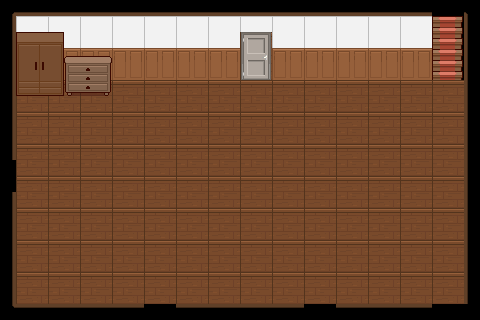

The image is a tile-based game level rendered from a .tmx file. Its description and source (layers, tilesets, objects; grid data summarised) follow:
An orthogonal 30x20 tile map with 16x16 px tiles, 4 tile layers (Floor, Wall, Door_image, Decor), 11 tilesets and 11 objects (6x map, 5x Quả táo dai).

<map version="1.10" tiledversion="1.12.0" orientation="orthogonal" renderorder="right-down" width="30" height="20" tilewidth="16" tileheight="16" infinite="0" nextlayerid="9" nextobjectid="25">
 <tileset firstgid="1" name="Dirt" tilewidth="16" tileheight="16" tilecount="64" columns="8">
  <image source="Sprout-Lands-Tilemap-0.2.0/addons/sprout_lands_tilemap/assets/Tilesets/Tilled Dirt.png" width="128" height="128" />
 </tileset>
 <tileset firstgid="65" name="grass" tilewidth="16" tileheight="16" tilecount="80" columns="10">
  <image source="Sprout-Lands-Tilemap-0.2.0/addons/sprout_lands_tilemap/assets/Tilesets/Grass.png" width="160" height="128" />
 </tileset>
 <tileset firstgid="145" name="fences" tilewidth="16" tileheight="16" tilecount="16" columns="4">
  <image source="Sprout-Lands-Tilemap-0.2.0/addons/sprout_lands_tilemap/assets/Tilesets/Fences.png" width="64" height="64" />
 </tileset>
 <tileset firstgid="161" source="map_Kitchen/door.tsx" />
 <tileset firstgid="897" source="map_Livingroom/pixelinterior_LRK_v1.1/floorswalls_LRK.tsx" />
 <tileset firstgid="1121" source="map_Livingroom/pixelinterior_LRK_v1.1/doorswindowsstairs_LRK.tsx" />
 <tileset firstgid="1857" source="map_Livingroom/pixelinterior_BR_v1.1/wardrobes_BR.tsx" />
 <tileset firstgid="2340" source="map_Livingroom/pixelinterior_BR_v1.1/decorations_BR.tsx" />
 <tileset firstgid="2484" source="map_Kitchen/decorations.tsx" />
 <tileset firstgid="2604" source="map_bedroom3/floorswalls_LRK.tsx" />
 <tileset firstgid="2828" source="map_bedroom3/livingroom_LRK.tsx" />
 <layer id="1" name="Floor" width="30" height="20">
  <data>[600 cells, 406 non-empty, 12 distinct tile ids]</data>
 </layer>
 <layer id="2" name="Wall" width="30" height="20">
  <data>[600 cells, 183 non-empty, 20 distinct tile ids]</data>
 </layer>
 <layer id="7" name="Door_image" width="30" height="20">
  <data>[600 cells, 6 non-empty, 6 distinct tile ids]</data>
 </layer>
 <objectgroup id="4" name="Door">
  <object id="1" name="map" x="433.108" y="304.076" width="33.9169" height="15.1454">
   <properties>
    <property name="spawnX" type="float" value="50" />
    <property name="spawnY" type="float" value="50" />
    <property name="targetMap" value="living_room.tmx" />
   </properties>
  </object>
  <object id="15" name="map" x="144.042" y="304.427" width="33.9169" height="15.1454">
   <properties>
    <property name="spawnX" type="float" value="20" />
    <property name="spawnY" type="float" value="20" />
    <property name="targetMap" value="bedroom3.tmx" />
   </properties>
  </object>
  <object id="16" name="map" x="304.375" y="304.427" width="33.9169" height="15.1454">
   <properties>
    <property name="spawnX" type="float" value="30" />
    <property name="spawnY" type="float" value="30" />
    <property name="targetMap" value="bedroom4.tmx" />
   </properties>
  </object>
  <object id="21" name="map" x="430.542" y="1.4273" width="33.9169" height="15.1454">
   <properties>
    <property name="spawnX" type="float" value="50" />
    <property name="spawnY" type="float" value="50" />
    <property name="targetMap" value="hall.tmx" />
   </properties>
  </object>
  <object id="23" name="map" x="243.042" y="32.9273" width="27.9169" height="45.6454">
   <properties>
    <property name="spawnX" type="float" value="20" />
    <property name="spawnY" type="float" value="20" />
    <property name="targetMap" value="bedroomKD.tmx" />
   </properties>
  </object>
  <object id="24" name="map" x="-0.322086" y="160.041" width="16.2805" height="31.8272">
   <properties>
    <property name="spawnX" type="float" value="130" />
    <property name="spawnY" type="float" value="90" />
    <property name="targetMap" value="BedroomMaster.tmx" />
   </properties>
  </object>
 </objectgroup>
 <layer id="8" name="Decor" width="30" height="20">
  <data>[600 cells, 21 non-empty, 21 distinct tile ids]</data>
 </layer>
 <objectgroup id="5" name="Items">
  <object id="4" name="Quả táo dai" x="80.5469" y="46.8272" width="14.4044" height="16.0665">
   <properties>
    <property name="ID" value="apple_map" />
    <property name="dialogue" value="Chào mừng mọi người đã đến với trải nghiệm bị con gái đì" />
    <property name="texture" value="apple" />
    <property name="type" value="ITEM" />
   </properties>
  </object>
  <object id="7" name="Quả táo dai" x="342.698" y="119.039" width="14.4044" height="16.0665">
   <properties>
    <property name="ID" value="apple4_map" />
    <property name="dialogue" value="Chào mừng mọi người đã đến với trải nghiệm bị con gái đì" />
    <property name="texture" value="apple" />
    <property name="type" value="ITEM" />
   </properties>
  </object>
  <object id="8" name="Quả táo dai" x="149.464" y="133.3" width="14.4044" height="16.0665">
   <properties>
    <property name="ID" value="apple3_map" />
    <property name="dialogue" value="Chào mừng mọi người đã đến với trải nghiệm bị con gái đì" />
    <property name="texture" value="apple" />
    <property name="type" value="ITEM" />
   </properties>
  </object>
  <object id="9" name="Quả táo dai" x="93.4645" y="156.3" width="14.4044" height="16.0665">
   <properties>
    <property name="ID" value="apple2_map" />
    <property name="dialogue" value="Chào mừng mọi người đã đến với trải nghiệm bị con gái đì" />
    <property name="texture" value="apple" />
    <property name="type" value="ITEM" />
   </properties>
  </object>
  <object id="10" name="Quả táo dai" x="119.464" y="214.633" width="14.4044" height="16.0665">
   <properties>
    <property name="ID" value="apple1_map" />
    <property name="dialogue" value="Chào mừng mọi người đã đến với trải nghiệm bị con gái đì" />
    <property name="texture" value="apple" />
    <property name="type" value="ITEM" />
   </properties>
  </object>
 </objectgroup>
</map>
